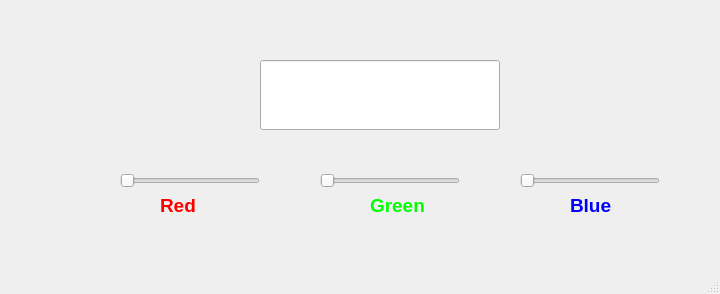
<?xml version="1.0" encoding="UTF-8"?>
<ui version="4.0">
 <class>MainWindow</class>
 <widget class="QMainWindow" name="MainWindow">
  <property name="geometry">
   <rect>
    <x>0</x>
    <y>0</y>
    <width>720</width>
    <height>294</height>
   </rect>
  </property>
  <property name="windowTitle">
   <string>MainWindow</string>
  </property>
  <widget class="QWidget" name="centralwidget">
   <widget class="QSlider" name="Rslider">
    <property name="geometry">
     <rect>
      <x>120</x>
      <y>170</y>
      <width>140</width>
      <height>21</height>
     </rect>
    </property>
    <property name="orientation">
     <enum>Qt::Horizontal</enum>
    </property>
   </widget>
   <widget class="QSlider" name="Gslider">
    <property name="geometry">
     <rect>
      <x>320</x>
      <y>170</y>
      <width>140</width>
      <height>21</height>
     </rect>
    </property>
    <property name="orientation">
     <enum>Qt::Horizontal</enum>
    </property>
   </widget>
   <widget class="QLineEdit" name="display">
    <property name="geometry">
     <rect>
      <x>260</x>
      <y>60</y>
      <width>240</width>
      <height>70</height>
     </rect>
    </property>
    <property name="styleSheet">
     <string notr="true"/>
    </property>
    <property name="cursorPosition">
     <number>0</number>
    </property>
   </widget>
   <widget class="QSlider" name="Bslider">
    <property name="geometry">
     <rect>
      <x>520</x>
      <y>170</y>
      <width>140</width>
      <height>21</height>
     </rect>
    </property>
    <property name="orientation">
     <enum>Qt::Horizontal</enum>
    </property>
   </widget>
   <widget class="QLabel" name="label">
    <property name="geometry">
     <rect>
      <x>160</x>
      <y>190</y>
      <width>50</width>
      <height>30</height>
     </rect>
    </property>
    <property name="font">
     <font>
      <pointsize>14</pointsize>
      <weight>75</weight>
      <bold>true</bold>
     </font>
    </property>
    <property name="styleSheet">
     <string notr="true">color: rgb(255, 0, 0);</string>
    </property>
    <property name="text">
     <string>Red</string>
    </property>
   </widget>
   <widget class="QLabel" name="label_2">
    <property name="geometry">
     <rect>
      <x>370</x>
      <y>190</y>
      <width>60</width>
      <height>30</height>
     </rect>
    </property>
    <property name="font">
     <font>
      <pointsize>14</pointsize>
      <weight>75</weight>
      <bold>true</bold>
     </font>
    </property>
    <property name="styleSheet">
     <string notr="true">color: rgb(0, 255, 0);</string>
    </property>
    <property name="text">
     <string>Green</string>
    </property>
   </widget>
   <widget class="QLabel" name="label_3">
    <property name="geometry">
     <rect>
      <x>570</x>
      <y>190</y>
      <width>50</width>
      <height>30</height>
     </rect>
    </property>
    <property name="font">
     <font>
      <pointsize>14</pointsize>
      <weight>75</weight>
      <bold>true</bold>
     </font>
    </property>
    <property name="styleSheet">
     <string notr="true">color: rgb(0, 0, 255);</string>
    </property>
    <property name="text">
     <string>Blue</string>
    </property>
   </widget>
  </widget>
  <widget class="QMenuBar" name="menubar">
   <property name="geometry">
    <rect>
     <x>0</x>
     <y>0</y>
     <width>720</width>
     <height>21</height>
    </rect>
   </property>
  </widget>
  <widget class="QStatusBar" name="statusbar"/>
 </widget>
 <resources/>
 <connections/>
</ui>
